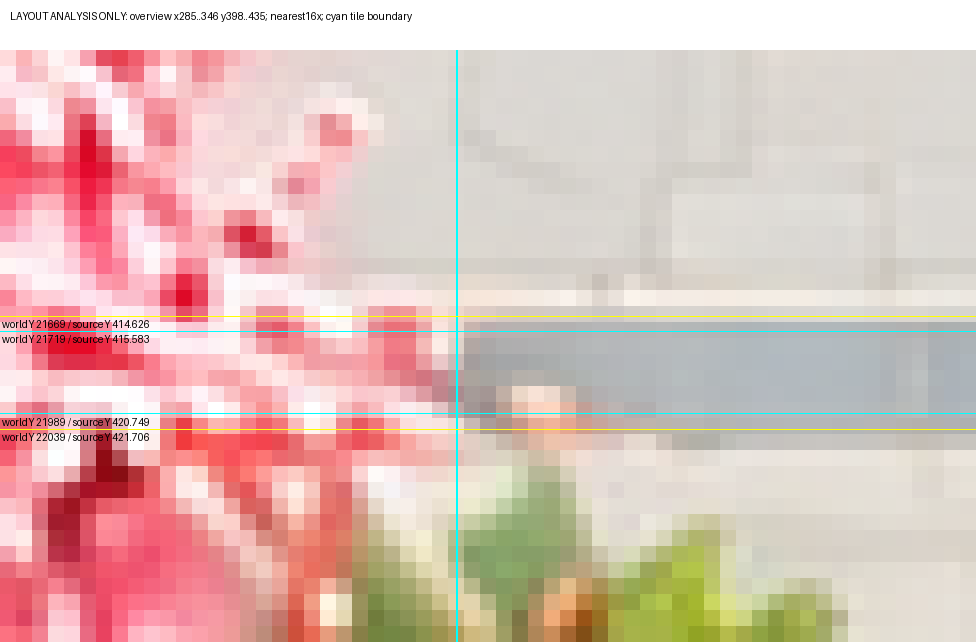

The script that saved this image:
from pathlib import Path
from PIL import Image,ImageDraw,ImageFont
import json,hashlib
t=Path(r"D:/work/image/qdao_city_tiles_4k_20260916/builtin_q64_production/main-city-game-20261009/northwest/r06_c04")
c=json.loads((t.parent.parent/'production-contract.json').read_text(encoding='utf-8-sig'))
p=Path(c['layoutReference']);im=Image.open(p).convert('RGB')
cropbox=(285,398,346,435)
crop=im.crop(cropbox).resize((976,592),Image.Resampling.NEAREST)
canvas=Image.new('RGB',(976,642),'white');canvas.paste(crop,(0,50));d=ImageDraw.Draw(canvas)
d.text((10,10),'LAYOUT ANALYSIS ONLY: overview x285..346 y398..435; nearest16x; cyan tile boundary',fill='black')
bx=(16384*1254/65536-285)*16
d.line((bx,50,bx,642),fill='cyan',width=2)
for y,col in [(21669,'yellow'),(21719,'cyan'),(21989,'cyan'),(22039,'yellow')]:
 sy=y*1254/65536
 yy=50+(sy-398)*16
 d.line((0,yy,975,yy),fill=col,width=1)
 d.text((2,yy+2),f'worldY {y} / sourceY {sy:.3f}',fill='black')
out=t/'qa/road-band-layout-coordinates.png';canvas.save(out)
print(json.dumps({'sourceSize':im.size,'sourceBox':cropbox,'boundarySourceX':16384*1254/65536,'yCoords':{y:y*1254/65536 for y in [21669,21719,21989,22039]},'image':str(out)}))
